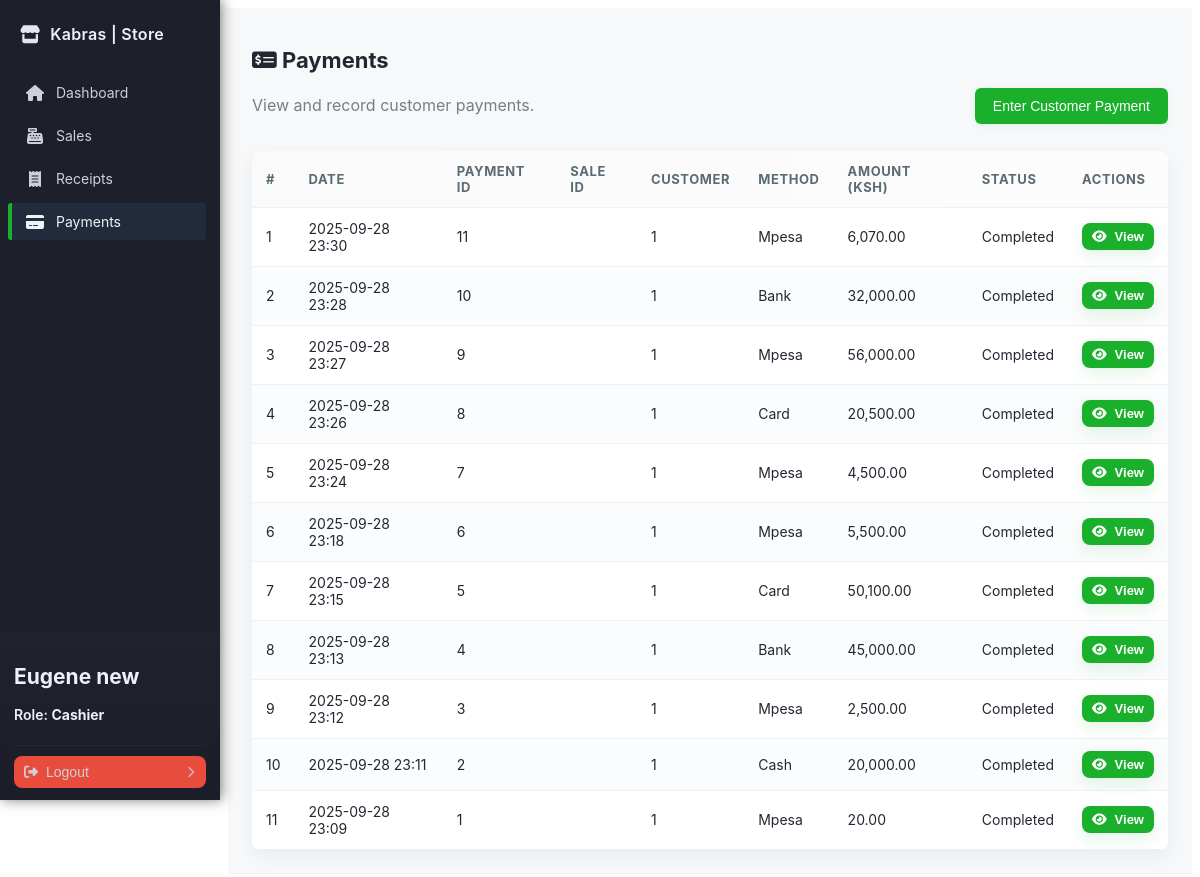
Page /cashier/payments.php (signed in) on the committed database.
### tables this page shows
CREATE TABLE `payments` (
  `id` int NOT NULL AUTO_INCREMENT,
  `sale_id` int DEFAULT NULL,
  `customer_id` int DEFAULT NULL,
  `user_id` int NOT NULL,
  `payment_date` timestamp NULL DEFAULT CURRENT_TIMESTAMP,
  `method` enum('cash','mpesa','card','bank') NOT NULL,
  `amount` decimal(10,2) NOT NULL,
  `status` enum('completed','pending','partial') DEFAULT 'completed',
  `reference_number` varchar(100) DEFAULT NULL,
  `notes` text,
  `created_at` timestamp NULL DEFAULT CURRENT_TIMESTAMP,
  `updated_at` timestamp NULL DEFAULT CURRENT_TIMESTAMP ON UPDATE CURRENT_TIMESTAMP,
  PRIMARY KEY (`id`),
  KEY `sale_id` (`sale_id`),
  KEY `customer_id` (`customer_id`),
  KEY `user_id` (`user_id`),
  CONSTRAINT `payments_ibfk_1` FOREIGN KEY (`sale_id`) REFERENCES `sales` (`id`) ON DELETE CASCADE,
  CONSTRAINT `payments_ibfk_2` FOREIGN KEY (`customer_id`) REFERENCES `customers` (`id`) ON DELETE SET NULL,
  CONSTRAINT `payments_ibfk_3` FOREIGN KEY (`user_id`) REFERENCES `users` (`id`) ON DELETE CASCADE
);

### handlers/PaymentsHandler.php (called while the page is built, shortened)
<?php
require_once __DIR__ . '/../config/Database.php';
class PaymentsHandler
{
    private $conn;
    public function __construct()
    {
        $db = new Database();
        $this->conn = $db->connect();
    }
    public function getPaymentsByUser($user_id)
    {
        $sql = "SELECT p.*,
                       c.name AS customer_name,
                       GROUP_CONCAT(pr.name SEPARATOR ', ') AS product_names,
                       s.total_amount AS sale_total
                FROM payments p
                LEFT JOIN customers c ON p.customer_id = c.id
                LEFT JOIN sales s ON p.sale_id = s.id
                LEFT JOIN sale_items si ON s.id = si.sale_id
                LEFT JOIN products pr ON si.product_id = pr.id
                WHERE p.user_id = :user_id
                GROUP BY p.id, c.name, s.total_amount
                ORDER BY p.payment_date DESC";
        $stmt = $this->conn->prepare($sql);
        $stmt->execute([':user_id' => $user_id]);
        return $stmt->fetchAll(PDO::FETCH_ASSOC);
    }
}

### config/database.php (called while the page is built, shortened)
<?php
class Database
{
    private $host = 'localhost';
    private $db   = 'kabras_store';
    private $user = 'root';
    private $pass = 'Hunter42.';
    private $charset = 'utf8mb4';
    public function connect()
    {
        $dsn = "mysql:host={$this->host};dbname={$this->db};charset={$this->charset}";
        try {
            $this->pdo = new PDO($dsn, $this->user, $this->pass, [
                PDO::ATTR_ERRMODE => PDO::ERRMODE_EXCEPTION,
                PDO::ATTR_DEFAULT_FETCH_MODE => PDO::FETCH_ASSOC,
            ]);
            return $this->pdo;
        } catch (PDOException $e) {
            die('Database connection failed: ' . $e->getMessage());
        }
    }
}

### handlers/AuthHandler.php (called while the page is built, shortened)
<?php
require_once __DIR__ . '/../app/models/User.php';
class AuthHandler
{
    private $sessionTimeout = 3600;
    public function __construct()
    {
        $this->userModel = new User();
        $defaultAdminEmail = 'admin@kabrasugar.com';
        if (!$this->userModel->findByEmail($defaultAdminEmail)) {
            $adminData = [
                'name' => 'Default Admin',
                'email' => $defaultAdminEmail,
                'phone' => '',
                'national_id' => '',
                'password' => 'hunter123',
                'role' => 'admin'
            ];
            $this->userModel->createUser($adminData);
        }
    }
    public function isLoggedIn()
    {
        return isset($_SESSION['user_id']) &&
            (time() - $_SESSION['login_time']) < $this->sessionTimeout;
    }
    public function getCurrentUser()
    {
        return [
            "id" => $_SESSION['user_id'],
            "name" => $_SESSION['user_name'],
            "email" => $_SESSION['user_email'],
            "role" => $_SESSION['user_role']
        ];
    }
}

### app/models/User.php (called while the page is built, shortened)
<?php
require_once __DIR__ . '../../../config/database.php';
class User
{
    private $db;
    public function __construct()
    {
        $this->db = (new Database())->connect();
    }
    public function findByEmail($email)
    {
        $sql = "SELECT * FROM users WHERE email = :email LIMIT 1";
        $stmt = $this->db->prepare($sql);
        $stmt->execute([':email' => $email]);
        return $stmt->fetch(PDO::FETCH_ASSOC);
    }
}

### cashier/payments.php (the view, shortened to what this page needs)
<?php
require_once '../handlers/AuthHandler.php';
require_once '../handlers/PaymentsHandler.php';
$authHandler = new AuthHandler();
$paymentsHandler = new PaymentsHandler();
$currentUser = $authHandler->getCurrentUser();
$payments = $paymentsHandler->getPaymentsByUser($currentUser['id']);
?>
<!DOCTYPE html>
<html lang="en">
<head>
    <link rel="stylesheet" href="../assets/css/sidebar.css">
    <link rel="stylesheet" href="../assets/css/cashier-payments.css">
    <link rel="stylesheet" href="https://cdnjs.cloudflare.com/ajax/libs/font-awesome/6.0.0/css/all.min.css">
</head>
<body>
    <?php include '../includes/sidebar.php'; ?>
    <main class="main-content">
        <h1><i class="fas fa-money-check-alt"></i> Payments</h1>
        <div class="header-actions">
            <p>View and record customer payments.</p>
            <button class="btn add-customer" id="openModalBtn">Enter Customer Payment</button>
        </div>
        <div class="payments-table-wrapper">
            <table class="payments-table">
                <thead>
                    <tr>
                        <th>#</th>
                        <th>Date</th>
                        <th>Payment ID</th>
                        <th>Sale ID</th>
                        <th>Customer</th>
                        <th>Method</th>
                        <th>Amount (Ksh)</th>
                        <th>Status</th>
                        <th>Actions</th>
                    </tr>
                </thead>
                <tbody>
                    <?php if (!empty($payments)):
                        $rowNum = 1;
                        foreach ($payments as $payment): ?>
                            <tr>
                                <td><?= $rowNum++; ?></td>
                                <td><?= date('Y-m-d H:i', strtotime($payment['payment_date'])); ?></td>
                                <td><?= $payment['id']; ?></td>
                                <td><?= $payment['sale_id']; ?></td>
                                <td><?= $payment['customer_id'] ?? '-'; ?></td>
                                <td><?= ucfirst($payment['method']); ?></td>
                                <td><?= number_format($payment['amount'], 2); ?></td>
                                <td><?= ucfirst($payment['status']); ?></td>
                                <td>
                                    <button class="btn btn-primary btn-sm view-btn"
                                        data-payment='<?= json_encode($payment); ?>'>
                                        <i class="fas fa-eye"></i> View
                                    </button>
                                </td>
                            </tr>
                        <?php endforeach;
                    else: ?>
                        <tr>
                            <td colspan="9" class="no-payments">No payments found</td>
                        </tr>
                    <?php endif; ?>
                </tbody>
            </table>
        </div>
    </main>
</body>
</html>

### assets/css/sidebar.css (style rules this page uses)
:root { --sidebar-width: 220px; --bg: #1d1f2b; --panel: #222233; --muted: #cfcfd6; --text: #eef1f6; --accent: #1BB02C; --hover: #2c3c33; --danger: #e74c3c; }

### assets/css/cashier-payments.css (style rules this page uses)
:root { --bgs: #f6f8fa; --pannel: #ffffff; --mutted: #738089; --texts: #222831; --accents: #1BB02C; --dangers: #e74c3c; --radius: 8px; --shadows: 0 6px 18px rgba(35, 45, 55, 0.06); --pads: 18px; --gaps: 16px; }
.main-content { margin-left: 220px; padding: 24px; min-height: 100vh; background: var(--bgs); font-family: Inter, system-ui, -apple-system, "Segoe UI", Roboto, "Helvetica Neue", Arial; color: var(--texts); }
.header-actions { display: flex; justify-content: space-between; align-items: center; margin-bottom: 18px; }
.main-content h1 { font-size: 22px; margin-bottom: 6px; }
.main-content p { color: var(--mutted); margin-bottom: 18px; }
.payments-table-wrapper { background: transparent; border-radius: var(--radius); }
.payments-table { width: 100%; border-collapse: collapse; background: var(--pannel); box-shadow: var(--shadows); border-radius: var(--radius); overflow: hidden; }
.payments-table thead { background: linear-gradient(90deg, rgba(0, 0, 0, 0.02), rgba(0, 0, 0, 0.01)); }
.payments-table th, .payments-table td { padding: 12px 14px; text-align: left; font-size: 14px; border-bottom: 1px solid #eef1f3; }
.payments-table th { color: #5b6b73; font-weight: 700; font-size: 13px; text-transform: uppercase; letter-spacing: 0.6px; }
.payments-table tbody tr:nth-child(even) { background: #fbfcfd; }
.btn { display: inline-flex; align-items: center; gap: 8px; padding: 8px 12px; border-radius: 8px; border: none; cursor: pointer; font-weight: 600; font-size: 14px; transition: all 0.2s ease; }
.btn-sm { padding: 6px 10px; font-size: 13px; }
.btn-primary { background: var(--accents); color: #fff; box-shadow: 0 6px 16px rgba(27, 176, 44, 0.12); }
.btn.add-customer { background: var(--accents); color: #fff; padding: 10px 18px; border-radius: 6px; text-decoration: none; font-weight: 500; box-shadow: 0 2px 6px rgba(27, 176, 44, 0.08); transition: background 0.2s; }

### rows in the picture
payments: payment_date "2025-09-28 23:30", id "11", customer "1", method "Mpesa", amount "6,070.00", status "Completed"
payments: payment_date "2025-09-28 23:28", id "10", customer "1", method "Bank", amount "32,000.00", status "Completed"
payments: payment_date "2025-09-28 23:27", id "9", customer "1", method "Mpesa", amount "56,000.00", status "Completed"
payments: payment_date "2025-09-28 23:26", id "8", customer "1", method "Card", amount "20,500.00", status "Completed"
payments: payment_date "2025-09-28 23:24", id "7", customer "1", method "Mpesa", amount "4,500.00", status "Completed"
payments: payment_date "2025-09-28 23:18", id "6", customer "1", method "Mpesa", amount "5,500.00", status "Completed"
payments: payment_date "2025-09-28 23:15", id "5", customer "1", method "Card", amount "50,100.00", status "Completed"
payments: payment_date "2025-09-28 23:13", id "4", customer "1", method "Bank", amount "45,000.00", status "Completed"
payments: payment_date "2025-09-28 23:12", id "3", customer "1", method "Mpesa", amount "2,500.00", status "Completed"
payments: payment_date "2025-09-28 23:11", id "2", customer "1", method "Cash", amount "20,000.00", status "Completed"
payments: payment_date "2025-09-28 23:09", id "1", customer "1", method "Mpesa", amount "20.00", status "Completed"

### other values in the picture
$it['label'] "Dashboard"
$it['label'] "Sales"
$it['label'] "Receipts"
$it['label'] "Payments"
$currentUser['name'] "Eugene new"
$currentUser['role'] "Cashier"
